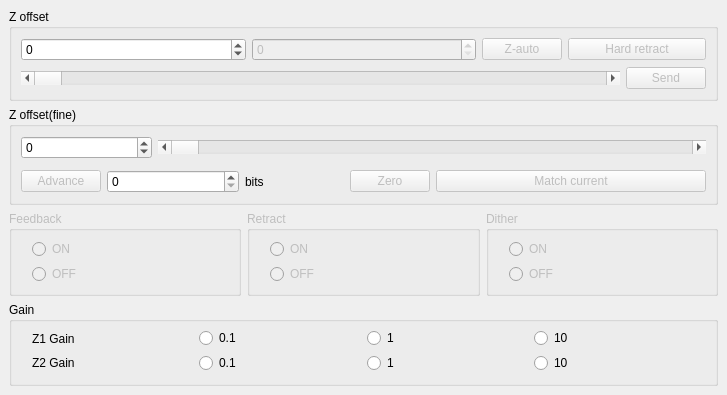
  <widget class="QDockWidget" name="Zcontrol">
   <property name="enabled">
    <bool>true</bool>
   </property>
   <property name="sizePolicy">
    <sizepolicy hsizetype="Minimum" vsizetype="Minimum">
     <horstretch>0</horstretch>
     <verstretch>0</verstretch>
    </sizepolicy>
   </property>
   <property name="minimumSize">
    <size>
     <width>372</width>
     <height>395</height>
    </size>
   </property>
   <property name="floating">
    <bool>true</bool>
   </property>
   <property name="features">
    <set>QDockWidget::AllDockWidgetFeatures</set>
   </property>
   <property name="allowedAreas">
    <set>Qt::AllDockWidgetAreas</set>
   </property>
   <property name="windowTitle">
    <string>Z control</string>
   </property>
   <attribute name="dockWidgetArea">
    <number>1</number>
   </attribute>
   <widget class="QWidget" name="dockWidgetContents_3">
    <layout class="QVBoxLayout" name="verticalLayout">
     <item>
      <widget class="QGroupBox" name="groupBox_Zoffset_Zcontrol">
       <property name="title">
        <string>Z offset</string>
       </property>
       <property name="flat">
        <bool>false</bool>
       </property>
       <layout class="QGridLayout" name="gridLayout_4">
        <item row="2" column="0" colspan="10">
         <widget class="QScrollBar" name="scrollBar_Input_Zoffset">
          <property name="minimum">
           <number>-32768</number>
          </property>
          <property name="maximum">
           <number>32767</number>
          </property>
          <property name="value">
           <number>-32768</number>
          </property>
          <property name="orientation">
           <enum>Qt::Horizontal</enum>
          </property>
         </widget>
        </item>
        <item row="0" column="8">
         <widget class="QPushButton" name="pushButton_Zauto_Zoffset">
          <property name="enabled">
           <bool>false</bool>
          </property>
          <property name="text">
           <string>Z-auto</string>
          </property>
          <property name="iconSize">
           <size>
            <width>16</width>
            <height>9</height>
           </size>
          </property>
         </widget>
        </item>
        <item row="1" column="6">
         <spacer name="horizontalSpacer_33">
          <property name="orientation">
           <enum>Qt::Horizontal</enum>
          </property>
          <property name="sizeHint" stdset="0">
           <size>
            <width>40</width>
            <height>0</height>
           </size>
          </property>
         </spacer>
        </item>
        <item row="1" column="2">
         <spacer name="horizontalSpacer_27">
          <property name="orientation">
           <enum>Qt::Horizontal</enum>
          </property>
          <property name="sizeHint" stdset="0">
           <size>
            <width>40</width>
            <height>0</height>
           </size>
          </property>
         </spacer>
        </item>
        <item row="1" column="9">
         <spacer name="horizontalSpacer_30">
          <property name="orientation">
           <enum>Qt::Horizontal</enum>
          </property>
          <property name="sizeHint" stdset="0">
           <size>
            <width>40</width>
            <height>0</height>
           </size>
          </property>
         </spacer>
        </item>
        <item row="0" column="9" colspan="2">
         <widget class="QPushButton" name="pushButton_HardRetract_Zoffset">
          <property name="enabled">
           <bool>false</bool>
          </property>
          <property name="text">
           <string>Hard retract</string>
          </property>
         </widget>
        </item>
        <item row="1" column="0">
         <spacer name="horizontalSpacer_26">
          <property name="orientation">
           <enum>Qt::Horizontal</enum>
          </property>
          <property name="sizeHint" stdset="0">
           <size>
            <width>40</width>
            <height>0</height>
           </size>
          </property>
         </spacer>
        </item>
        <item row="1" column="1">
         <spacer name="horizontalSpacer_29">
          <property name="orientation">
           <enum>Qt::Horizontal</enum>
          </property>
          <property name="sizeHint" stdset="0">
           <size>
            <width>40</width>
            <height>0</height>
           </size>
          </property>
         </spacer>
        </item>
        <item row="1" column="4">
         <spacer name="horizontalSpacer_35">
          <property name="orientation">
           <enum>Qt::Horizontal</enum>
          </property>
          <property name="sizeHint" stdset="0">
           <size>
            <width>40</width>
            <height>0</height>
           </size>
          </property>
         </spacer>
        </item>
        <item row="2" column="10">
         <widget class="QPushButton" name="pushButton_Send_Zoffset">
          <property name="enabled">
           <bool>false</bool>
          </property>
          <property name="text">
           <string>Send</string>
          </property>
         </widget>
        </item>
        <item row="1" column="3">
         <spacer name="horizontalSpacer_31">
          <property name="orientation">
           <enum>Qt::Horizontal</enum>
          </property>
          <property name="sizeHint" stdset="0">
           <size>
            <width>40</width>
            <height>0</height>
           </size>
          </property>
         </spacer>
        </item>
        <item row="1" column="8">
         <spacer name="horizontalSpacer_32">
          <property name="orientation">
           <enum>Qt::Horizontal</enum>
          </property>
          <property name="sizeHint" stdset="0">
           <size>
            <width>40</width>
            <height>0</height>
           </size>
          </property>
         </spacer>
        </item>
        <item row="1" column="7">
         <spacer name="horizontalSpacer_34">
          <property name="orientation">
           <enum>Qt::Horizontal</enum>
          </property>
          <property name="sizeHint" stdset="0">
           <size>
            <width>40</width>
            <height>0</height>
           </size>
          </property>
         </spacer>
        </item>
        <item row="1" column="10">
         <spacer name="horizontalSpacer_28">
          <property name="orientation">
           <enum>Qt::Horizontal</enum>
          </property>
          <property name="sizeHint" stdset="0">
           <size>
            <width>40</width>
            <height>0</height>
           </size>
          </property>
         </spacer>
        </item>
        <item row="1" column="5">
         <spacer name="horizontalSpacer_36">
          <property name="orientation">
           <enum>Qt::Horizontal</enum>
          </property>
          <property name="sizeHint" stdset="0">
           <size>
            <width>40</width>
            <height>0</height>
           </size>
          </property>
         </spacer>
        </item>
        <item row="0" column="0" colspan="4">
         <widget class="QSpinBox" name="spinBox_Input_Zoffset">
          <property name="minimum">
           <number>-32768</number>
          </property>
          <property name="maximum">
           <number>32767</number>
          </property>
         </widget>
        </item>
        <item row="0" column="4" colspan="4">
         <widget class="QSpinBox" name="spinBox_Indication_Zoffset">
          <property name="enabled">
           <bool>false</bool>
          </property>
         </widget>
        </item>
       </layout>
      </widget>
     </item>
     <item>
      <widget class="QGroupBox" name="groupBox_Zoffsetfine_Zcontrol">
       <property name="title">
        <string>Z offset(fine)</string>
       </property>
       <property name="flat">
        <bool>false</bool>
       </property>
       <layout class="QGridLayout" name="gridLayout_14">
        <item row="1" column="0">
         <layout class="QVBoxLayout" name="verticalLayout_6">
          <item>
           <widget class="QWidget" name="widget" native="true">
            <layout class="QGridLayout" name="gridLayout_3">
             <property name="leftMargin">
              <number>0</number>
             </property>
             <property name="topMargin">
              <number>0</number>
             </property>
             <property name="rightMargin">
              <number>0</number>
             </property>
             <property name="bottomMargin">
              <number>0</number>
             </property>
             <item row="3" column="11">
              <spacer name="horizontalSpacer_24">
               <property name="orientation">
                <enum>Qt::Horizontal</enum>
               </property>
               <property name="sizeHint" stdset="0">
                <size>
                 <width>40</width>
                 <height>0</height>
                </size>
               </property>
              </spacer>
             </item>
             <item row="3" column="9">
              <spacer name="horizontalSpacer_16">
               <property name="orientation">
                <enum>Qt::Horizontal</enum>
               </property>
               <property name="sizeHint" stdset="0">
                <size>
                 <width>40</width>
                 <height>0</height>
                </size>
               </property>
              </spacer>
             </item>
             <item row="3" column="7">
              <spacer name="horizontalSpacer_20">
               <property name="orientation">
                <enum>Qt::Horizontal</enum>
               </property>
               <property name="sizeHint" stdset="0">
                <size>
                 <width>40</width>
                 <height>0</height>
                </size>
               </property>
              </spacer>
             </item>
             <item row="3" column="10">
              <spacer name="horizontalSpacer_25">
               <property name="orientation">
                <enum>Qt::Horizontal</enum>
               </property>
               <property name="sizeHint" stdset="0">
                <size>
                 <width>40</width>
                 <height>0</height>
                </size>
               </property>
              </spacer>
             </item>
             <item row="3" column="6">
              <spacer name="horizontalSpacer_18">
               <property name="orientation">
                <enum>Qt::Horizontal</enum>
               </property>
               <property name="sizeHint" stdset="0">
                <size>
                 <width>40</width>
                 <height>0</height>
                </size>
               </property>
              </spacer>
             </item>
             <item row="3" column="0">
              <spacer name="horizontalSpacer_11">
               <property name="orientation">
                <enum>Qt::Horizontal</enum>
               </property>
               <property name="sizeHint" stdset="0">
                <size>
                 <width>40</width>
                 <height>0</height>
                </size>
               </property>
              </spacer>
             </item>
             <item row="3" column="13">
              <spacer name="horizontalSpacer_15">
               <property name="orientation">
                <enum>Qt::Horizontal</enum>
               </property>
               <property name="sizeHint" stdset="0">
                <size>
                 <width>40</width>
                 <height>0</height>
                </size>
               </property>
              </spacer>
             </item>
             <item row="3" column="1">
              <spacer name="horizontalSpacer_14">
               <property name="orientation">
                <enum>Qt::Horizontal</enum>
               </property>
               <property name="sizeHint" stdset="0">
                <size>
                 <width>40</width>
                 <height>0</height>
                </size>
               </property>
              </spacer>
             </item>
             <item row="3" column="2">
              <spacer name="horizontalSpacer_21">
               <property name="orientation">
                <enum>Qt::Horizontal</enum>
               </property>
               <property name="sizeHint" stdset="0">
                <size>
                 <width>40</width>
                 <height>0</height>
                </size>
               </property>
              </spacer>
             </item>
             <item row="3" column="3">
              <spacer name="horizontalSpacer_22">
               <property name="orientation">
                <enum>Qt::Horizontal</enum>
               </property>
               <property name="sizeHint" stdset="0">
                <size>
                 <width>40</width>
                 <height>0</height>
                </size>
               </property>
              </spacer>
             </item>
             <item row="3" column="12">
              <spacer name="horizontalSpacer_23">
               <property name="orientation">
                <enum>Qt::Horizontal</enum>
               </property>
               <property name="sizeHint" stdset="0">
                <size>
                 <width>40</width>
                 <height>0</height>
                </size>
               </property>
              </spacer>
             </item>
             <item row="3" column="8">
              <spacer name="horizontalSpacer_17">
               <property name="orientation">
                <enum>Qt::Horizontal</enum>
               </property>
               <property name="sizeHint" stdset="0">
                <size>
                 <width>40</width>
                 <height>0</height>
                </size>
               </property>
              </spacer>
             </item>
             <item row="3" column="5">
              <spacer name="horizontalSpacer_19">
               <property name="orientation">
                <enum>Qt::Horizontal</enum>
               </property>
               <property name="sizeHint" stdset="0">
                <size>
                 <width>40</width>
                 <height>0</height>
                </size>
               </property>
              </spacer>
             </item>
             <item row="0" column="0">
              <widget class="QPushButton" name="pushButton_Advance_Zoffsetfine">
               <property name="enabled">
                <bool>false</bool>
               </property>
               <property name="text">
                <string>Advance</string>
               </property>
              </widget>
             </item>
             <item row="0" column="4">
              <widget class="QLabel" name="label_14">
               <property name="text">
                <string>bits</string>
               </property>
              </widget>
             </item>
             <item row="0" column="1" colspan="3">
              <widget class="QSpinBox" name="spinBox_AdvInput_Zoffsetfine"/>
             </item>
             <item row="0" column="7">
              <widget class="QPushButton" name="pushButton_Zero_Zoffsetfine">
               <property name="enabled">
                <bool>false</bool>
               </property>
               <property name="text">
                <string>Zero</string>
               </property>
              </widget>
             </item>
             <item row="0" column="8" colspan="6">
              <widget class="QPushButton" name="pushButton_MatchCurrent_Zoffsetfine">
               <property name="enabled">
                <bool>false</bool>
               </property>
               <property name="text">
                <string>Match current</string>
               </property>
              </widget>
             </item>
            </layout>
           </widget>
          </item>
         </layout>
        </item>
        <item row="0" column="0">
         <layout class="QGridLayout" name="gridLayout_5">
          <property name="leftMargin">
           <number>0</number>
          </property>
          <property name="rightMargin">
           <number>0</number>
          </property>
          <item row="1" column="4">
           <spacer name="horizontalSpacer_3">
            <property name="orientation">
             <enum>Qt::Horizontal</enum>
            </property>
            <property name="sizeHint" stdset="0">
             <size>
              <width>40</width>
              <height>5</height>
             </size>
            </property>
           </spacer>
          </item>
          <item row="1" column="2">
           <spacer name="horizontalSpacer_10">
            <property name="orientation">
             <enum>Qt::Horizontal</enum>
            </property>
            <property name="sizeHint" stdset="0">
             <size>
              <width>40</width>
              <height>5</height>
             </size>
            </property>
           </spacer>
          </item>
          <item row="0" column="0">
           <widget class="QSpinBox" name="spinBox_Input_Zoffsetfine">
            <property name="minimum">
             <number>-32768</number>
            </property>
            <property name="maximum">
             <number>32767</number>
            </property>
           </widget>
          </item>
          <item row="1" column="3">
           <spacer name="horizontalSpacer_6">
            <property name="orientation">
             <enum>Qt::Horizontal</enum>
            </property>
            <property name="sizeHint" stdset="0">
             <size>
              <width>40</width>
              <height>5</height>
             </size>
            </property>
           </spacer>
          </item>
          <item row="1" column="0">
           <spacer name="horizontalSpacer_4">
            <property name="orientation">
             <enum>Qt::Horizontal</enum>
            </property>
            <property name="sizeHint" stdset="0">
             <size>
              <width>40</width>
              <height>5</height>
             </size>
            </property>
           </spacer>
          </item>
          <item row="1" column="5">
           <spacer name="horizontalSpacer_5">
            <property name="orientation">
             <enum>Qt::Horizontal</enum>
            </property>
            <property name="sizeHint" stdset="0">
             <size>
              <width>40</width>
              <height>5</height>
             </size>
            </property>
           </spacer>
          </item>
          <item row="0" column="1" colspan="5">
           <widget class="QScrollBar" name="scrollBar_Input_Zoffsetfine">
            <property name="minimum">
             <number>-32768</number>
            </property>
            <property name="maximum">
             <number>32767</number>
            </property>
            <property name="value">
             <number>-32768</number>
            </property>
            <property name="orientation">
             <enum>Qt::Horizontal</enum>
            </property>
           </widget>
          </item>
         </layout>
        </item>
       </layout>
      </widget>
     </item>
     <item>
      <widget class="QWidget" name="widget_7" native="true">
       <layout class="QHBoxLayout" name="horizontalLayout_2">
        <property name="leftMargin">
         <number>0</number>
        </property>
        <property name="topMargin">
         <number>0</number>
        </property>
        <property name="rightMargin">
         <number>0</number>
        </property>
        <property name="bottomMargin">
         <number>0</number>
        </property>
        <item>
         <widget class="QGroupBox" name="groupBox_Feedack_Zcontrol">
          <property name="enabled">
           <bool>false</bool>
          </property>
          <property name="title">
           <string>Feedback</string>
          </property>
          <layout class="QVBoxLayout" name="verticalLayout_4">
           <property name="spacing">
            <number>2</number>
           </property>
           <property name="leftMargin">
            <number>20</number>
           </property>
           <property name="topMargin">
            <number>5</number>
           </property>
           <property name="bottomMargin">
            <number>5</number>
           </property>
           <item>
            <widget class="QRadioButton" name="radioButton_ON_Feedback">
             <property name="text">
              <string>ON</string>
             </property>
            </widget>
           </item>
           <item>
            <widget class="QRadioButton" name="radioButton_OFF_Feedback">
             <property name="text">
              <string>OFF</string>
             </property>
            </widget>
           </item>
          </layout>
         </widget>
        </item>
        <item>
         <widget class="QGroupBox" name="groupBox_Retract_Zcontrol">
          <property name="enabled">
           <bool>false</bool>
          </property>
          <property name="title">
           <string>Retract</string>
          </property>
          <layout class="QVBoxLayout" name="verticalLayout_5">
           <property name="spacing">
            <number>2</number>
           </property>
           <property name="leftMargin">
            <number>20</number>
           </property>
           <property name="topMargin">
            <number>5</number>
           </property>
           <property name="bottomMargin">
            <number>5</number>
           </property>
           <item>
            <widget class="QRadioButton" name="radioButton_ON_Retract">
             <property name="text">
              <string>ON</string>
             </property>
            </widget>
           </item>
           <item>
            <widget class="QRadioButton" name="radioButton_OFF_Retract">
             <property name="text">
              <string>OFF</string>
             </property>
            </widget>
           </item>
          </layout>
         </widget>
        </item>
        <item>
         <widget class="QGroupBox" name="groupBox_Dither_Zcontrol">
          <property name="enabled">
           <bool>false</bool>
          </property>
          <property name="title">
           <string>Dither</string>
          </property>
          <layout class="QVBoxLayout" name="verticalLayout_7">
           <property name="spacing">
            <number>2</number>
           </property>
           <property name="leftMargin">
            <number>20</number>
           </property>
           <property name="topMargin">
            <number>5</number>
           </property>
           <property name="bottomMargin">
            <number>5</number>
           </property>
           <item>
            <widget class="QRadioButton" name="radioButton_ON_ZDither">
             <property name="text">
              <string>ON</string>
             </property>
            </widget>
           </item>
           <item>
            <widget class="QRadioButton" name="radioButton_OFF_ZDither">
             <property name="text">
              <string>OFF</string>
             </property>
            </widget>
           </item>
          </layout>
         </widget>
        </item>
       </layout>
      </widget>
     </item>
     <item>
      <widget class="QGroupBox" name="groupBox_Gain_Zcontrol">
       <property name="enabled">
        <bool>true</bool>
       </property>
       <property name="title">
        <string>Gain</string>
       </property>
       <property name="flat">
        <bool>false</bool>
       </property>
       <layout class="QVBoxLayout" name="verticalLayout_2">
        <property name="spacing">
         <number>2</number>
        </property>
        <property name="leftMargin">
         <number>9</number>
        </property>
        <property name="topMargin">
         <number>5</number>
        </property>
        <property name="rightMargin">
         <number>9</number>
        </property>
        <property name="bottomMargin">
         <number>9</number>
        </property>
        <item>
         <widget class="QWidget" name="widget_Z1gain_Zcontrol" native="true">
          <layout class="QHBoxLayout" name="horizontalLayout_3">
           <property name="spacing">
            <number>6</number>
           </property>
           <property name="leftMargin">
            <number>11</number>
           </property>
           <property name="topMargin">
            <number>0</number>
           </property>
           <property name="rightMargin">
            <number>11</number>
           </property>
           <property name="bottomMargin">
            <number>0</number>
           </property>
           <item>
            <widget class="QLabel" name="label_Z1gain_Gain">
             <property name="text">
              <string>Z1 Gain</string>
             </property>
            </widget>
           </item>
           <item>
            <widget class="QRadioButton" name="radioButton_Z1gain01_Gain">
             <property name="text">
              <string>0.1</string>
             </property>
            </widget>
           </item>
           <item>
            <widget class="QRadioButton" name="radioButton_Z1gain1_Gain">
             <property name="text">
              <string>1</string>
             </property>
            </widget>
           </item>
           <item>
            <widget class="QRadioButton" name="radioButton_Z1gain10_Gain">
             <property name="text">
              <string>10</string>
             </property>
            </widget>
           </item>
          </layout>
         </widget>
        </item>
        <item>
         <widget class="QWidget" name="widget_Z2gain_Zcontrol" native="true">
          <layout class="QHBoxLayout" name="horizontalLayout_4">
           <property name="leftMargin">
            <number>11</number>
           </property>
           <property name="topMargin">
            <number>0</number>
           </property>
           <property name="rightMargin">
            <number>11</number>
           </property>
           <property name="bottomMargin">
            <number>0</number>
           </property>
           <item>
            <widget class="QLabel" name="label_Z2gain_Gain">
             <property name="text">
              <string>Z2 Gain</string>
             </property>
            </widget>
           </item>
           <item>
            <widget class="QRadioButton" name="radioButton_Z2gain01_Gain">
             <property name="text">
              <string>0.1</string>
             </property>
            </widget>
           </item>
           <item>
            <widget class="QRadioButton" name="radioButton_Z2gain1_Gain">
             <property name="text">
              <string>1</string>
             </property>
            </widget>
           </item>
           <item>
            <widget class="QRadioButton" name="radioButton_Z2gain10_Gain">
             <property name="text">
              <string>10</string>
             </property>
            </widget>
           </item>
          </layout>
         </widget>
        </item>
       </layout>
      </widget>
     </item>
    </layout>
   </widget>
  </widget>
